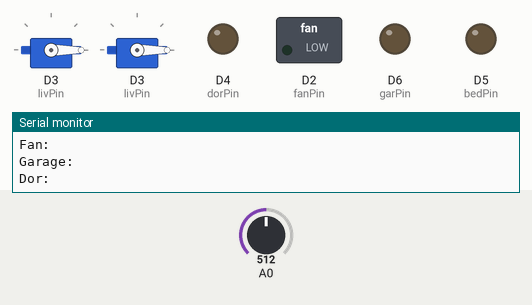
Recording of a sketch running on a simulated ESP8266 (NodeMCU). Shown: 2 × servo, switched loads named in the sketch (green lamp = pin HIGH), output pins drawn as LEDs (lit = HIGH), the last lines printed to the serial monitor. The inputs (shaded band) are chosen by the test bench; at power-on: A0 = 512. WiFi joins after 1.5 s; servers stay silent unless stated; uploads are accepted with an empty reply.

Above: at 2.7 s.
2.8 s: A0 set to 44
6.3 s: A0 set to 35
At 8.5 s:
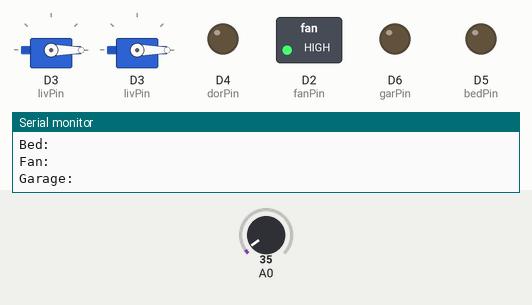
Timing chart, 0 to 10.0 s (numbered marks = the images above; inputs shaded):
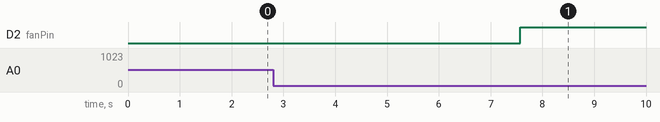

The sketch:

Finalgd.ino
```cpp
#include <ESP8266WiFi.h>
#include <ESP8266HTTPClient.h>
#include <WiFiClient.h>
#include <Servo.h>
#define SERVOS 2

const char* ssid = "Android Hotspot";
const char* password = "abelabebe";

String bed = "", fan="", gar="",dor="",liv="", strhttp;
int bedPin = D5, fanPin = D2, garPin = D6, dorPin =D4, livPin = D3, T_read = 1, httpResponseCode;
const char* serverName = "http://192.168.43.81/ard/dyi.php";
unsigned long lastTime = 0;
unsigned long timerDelay = 500;

int servo_pins[SERVOS] = {0,0};
Servo myservo[SERVOS];
int default_pos[SERVOS] = {0,0};

void setup() {
  Serial.begin(115200);

  WiFi.begin(ssid, password);
  Serial.println("Connecting");
  while(WiFi.status() != WL_CONNECTED) {
    delay(100);
    Serial.print(".");
  }
  Serial.println("");
  Serial.print("Connected to WiFi network with IP Address: ");
  Serial.println(WiFi.localIP());

  Serial.println("Timer set to 5 seconds (timerDelay variable), it will take 5 seconds before publishing the first reading.");
  //pinMode(A0, INPUT);
  pinMode(fanPin, OUTPUT);
  pinMode(bedPin,OUTPUT);
  pinMode(garPin,OUTPUT);
  pinMode(dorPin,OUTPUT);
  pinMode(livPin,OUTPUT);
  for(int i = 0; i < SERVOS; i++) {
    myservo[i].attach(servo_pins[i]);
    myservo[i].write(default_pos[i]);
  }
  delay(15);
}

void loop() {
  int T_read = analogRead(0);
  //T_read += 5;
  Serial.println("INSIDE THE LOOP");
    a:if(WiFi.status()== WL_CONNECTED){
      WiFiClient client;
      HTTPClient http;

      String serverPath = String(serverName) + String("?temps=") + String(T_read);
      http.begin(client, serverPath.c_str());
      httpResponseCode = http.GET();
      if (httpResponseCode>0) {
        Serial.print("HTTP Response code: ");
        Serial.println(httpResponseCode);
        String payload = http.getString();
        Serial.println(payload);
      }
      else {
        Serial.print("Error code: ");
        Serial.println(httpResponseCode);
        goto a;
      }
      http.end();
      //temp
      Serial.print("temp: ");
      Serial.println(T_read);

      //bed read
      String bedr = String(serverName) + String("?bedr");
      http.begin(client, bedr.c_str());
      httpResponseCode = http.GET();
      strhttp = http.getString();
      Serial.print("Bed: ");
      Serial.println(strhttp);
      if (strhttp != bed) {
        if (bed == "")
        {
          bed = strhttp;
        }
        if (bed == "0"){
          digitalWrite(bedPin, HIGH);
          bed="1";
        }
        else if(bed =="1"){
          digitalWrite(bedPin, LOW);
          bed = "0";
        }
      }
      http.end();
      //fan read
      bedr = String(serverName) + String("?fanr");
      http.begin(client, bedr.c_str());
      httpResponseCode = http.GET();
      strhttp = http.getString();
      Serial.print("Fan: ");
      Serial.println(strhttp);
      if (strhttp!= fan) {
        if (fan == "")
        {
          fan = strhttp;
        }
        if (fan == "0"){
          digitalWrite(fanPin, HIGH);
          fan="1";
        }
        else if(fan =="1"){
          digitalWrite(fanPin, LOW);
          fan = "0";
        }
        }
        http.end();
      //gar read
      bedr = String(serverName) + String("?garr");
      http.begin(client, bedr.c_str());
      httpResponseCode = http.GET();
      strhttp = http.getString();
      Serial.print("Garage: ");
      Serial.println(strhttp);
      if (strhttp!= gar) {
        if (gar == "")
        {
          gar = strhttp;
        }
        if (gar == "0"){
          myservo[0].write(180);
          gar="1";
        }
        else if(gar =="1"){
          myservo[0].write(0);
          gar = "0";
        }
        }
        http.end();
      //dor read
      bedr = String(serverName) + String("?dorr");
      http.begin(client, bedr.c_str());
      httpResponseCode = http.GET();
      strhttp = http.getString();
      Serial.print("Dor: ");
      Serial.println(strhttp);
      if (strhttp!= dor) {
        if (dor == "")
        {
          dor = strhttp;
        }
        if (dor == "0"){
          myservo[1].write(180);
          dor="1";
        }
        else if(dor =="1"){
          myservo[1].write(0);
          dor = "0";
        }
        }
        http.end();
      //liv read
      bedr = String(serverName) + String("?livr");
      http.begin(client, bedr.c_str());
      httpResponseCode = http.GET();
      strhttp = http.getString();
      Serial.print("living: ");
      Serial.println(strhttp);
      if (strhttp!= liv) {
        if (liv == "")
        {
          liv = strhttp;
        }
        if (liv == "0"){
          digitalWrite(livPin, HIGH);
          liv="1";
        }
        else if(liv =="1"){
          digitalWrite(livPin, LOW);
          liv = "0";
        }
      }
      Serial.println(T_read);
        if(T_read<40){
          digitalWrite(fanPin, HIGH);
        }
        else{
          if(fan=="0"){
            digitalWrite(fanPin, LOW);
          }
        }
      http.end();


    }
 delay(10);
// else{
//  Serial.println("WiFi Disconnected");
// }
//lastTime = millis();
}
```

Measured:
- the behaviour switches between 40 and 39 on A0 (found by bisection; images 0 and 1)
- after the input at 6.3 s, D2 (fanPin): LOW → HIGH after 1.3 s
